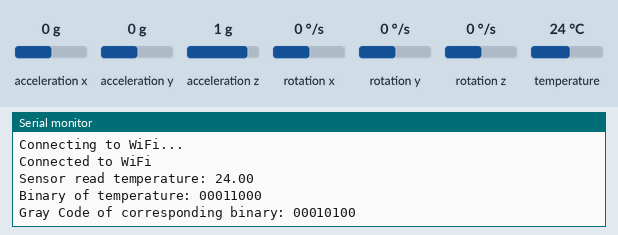
Recording of a sketch running on a simulated ESP8266 (NodeMCU). Parts: the last lines printed to the serial monitor. The test bench sets the inputs (shaded band); at power-on: temperature 24 °C, acceleration x 0 g, acceleration y 0 g, acceleration z 1 g, rotation x 0 °/s, rotation y 0 °/s, rotation z 0 °/s. WiFi joins after 1.5 s; servers stay silent unless stated.

Above: at 3.2 s.
3.3 s: temperature set to 12 °C
At 9.1 s:
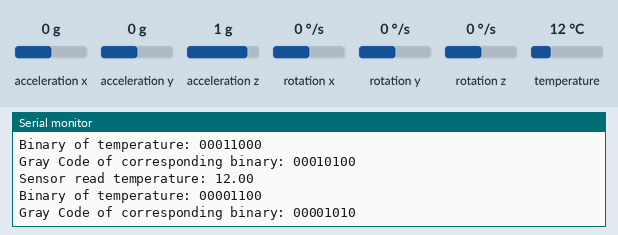
9.7 s: temperature set to 19 °C
At 14.8 s:
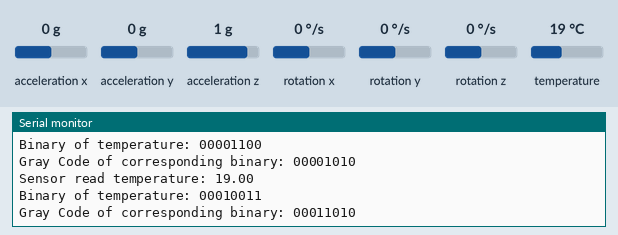
Timing chart, 0 to 16.3 s (numbered marks = the images above; inputs shaded):
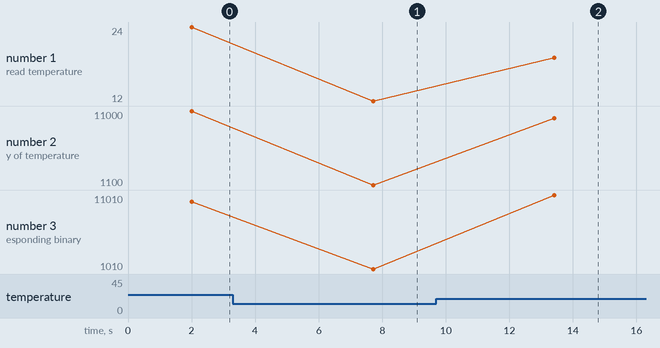

The sketch:

Final_sketch_iot_sender.ino
```cpp
#include <ESP8266WiFi.h>
#include <Adafruit_MPU6050.h>
#include <Adafruit_Sensor.h>
#include <Wire.h>

const char* ssid = "your_ssid";
const char* password = "your_password";
const char* apiKey = "thingsspeak_api_key";

Adafruit_MPU6050 mpu;

void setup() {
  Serial.begin(115200);

  // Connect to Wi-Fi
  WiFi.begin(ssid, password);
  while (WiFi.status() != WL_CONNECTED) {
    delay(1000);
    Serial.println("Connecting to WiFi...");
  }
  Serial.println("Connected to WiFi");

  // Initialize MPU6050
  if (!mpu.begin()) {
    Serial.println("Failed to find MPU6050 chip");
    while (1) {
      delay(10);
    }
  }
}

void loop() {
  sensors_event_t a, g, temp;
  mpu.getEvent(&a, &g, &temp);
  float temperature = temp.temperature; // Read temperature from MPU6050

  String binaryRepresentation = decTo8BitBinary(static_cast<int>(temperature));
  String grayCode = binaryToGrayCode(binaryRepresentation);
  Serial.print("Sensor read temperature: ");
  Serial.println(temperature);
  Serial.print("Binary of temperature: ");
  Serial.println(binaryRepresentation);
  Serial.print("Gray Code of corresponding binary: ");
  Serial.println(grayCode);

  // Send Gray code to ThingSpeak
  sendToThingSpeak(grayCode);

  delay(5000);
}

// Function to convert decimal to 8-bit binary representation
String decTo8BitBinary(int val) {
  String binary = "";

  for (int i = 7; i >= 0; --i) {
    binary += (val & (1 << i)) ? '1' : '0';
  }

  return binary;
}

// Function to convert binary to Gray code
String binaryToGrayCode(String binary) {
  String grayCode = "";
  grayCode += binary[0];

  for (int i = 1; i < binary.length(); ++i) {
    grayCode += (binary[i - 1] != binary[i]) ? '1' : '0';
  }

  return grayCode;
}

// Function to send data to ThingSpeak
void sendToThingSpeak(String data) {
  WiFiClient client;

  if (client.connect("api.thingspeak.com", 80)) {
    String url = "/update?api_key=" + String(apiKey) + "&field1=" + data;
    client.println("GET " + url + " HTTP/1.1");
    client.println("Host: api.thingspeak.com");
    client.println("Connection: close");
    client.println();
    delay(500); // Allow time for response
    client.stop();
  } else {
    Serial.println("Failed to connect to ThingSpeak");
  }
}
```

Measured:
- after the input at 3.3 s, the serial monitor: prints a new line after 4.4 s (image 1)
- after the input at 9.7 s, the serial monitor: prints a new line after 3.7 s (image 2)
- plotted number 1: 24 → 12 after the input at 3.3 s, 12 → 19 after the input at 9.7 s
- plotted number 2: 11000 → 1100 after the input at 3.3 s, 1100 → 10011 after the input at 9.7 s
- plotted number 3: 10100 → 1010 after the input at 3.3 s, 1010 → 11010 after the input at 9.7 s
